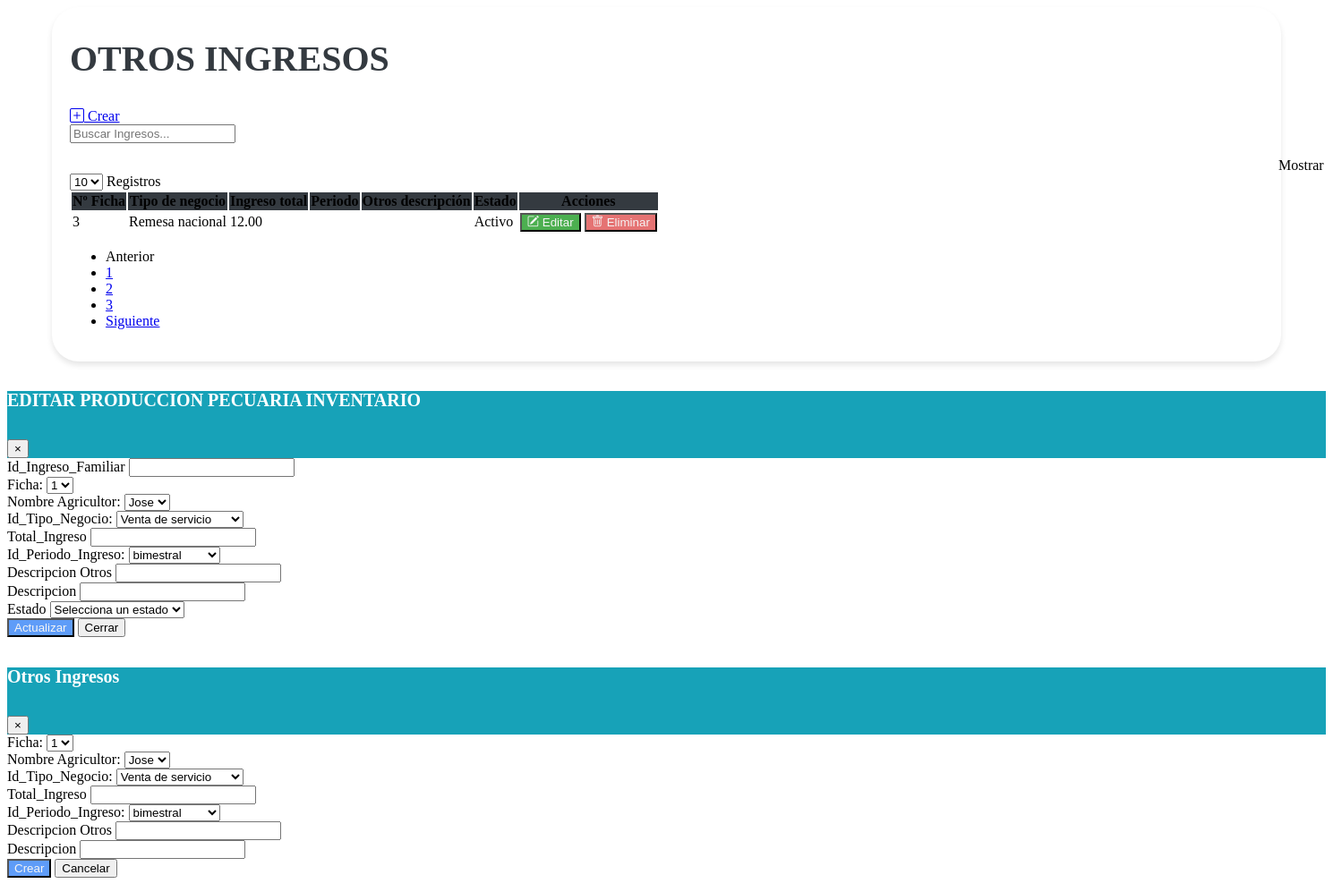
The app's page /vistas/Mantenimiento_Ingreso_Familiar.php, older data.
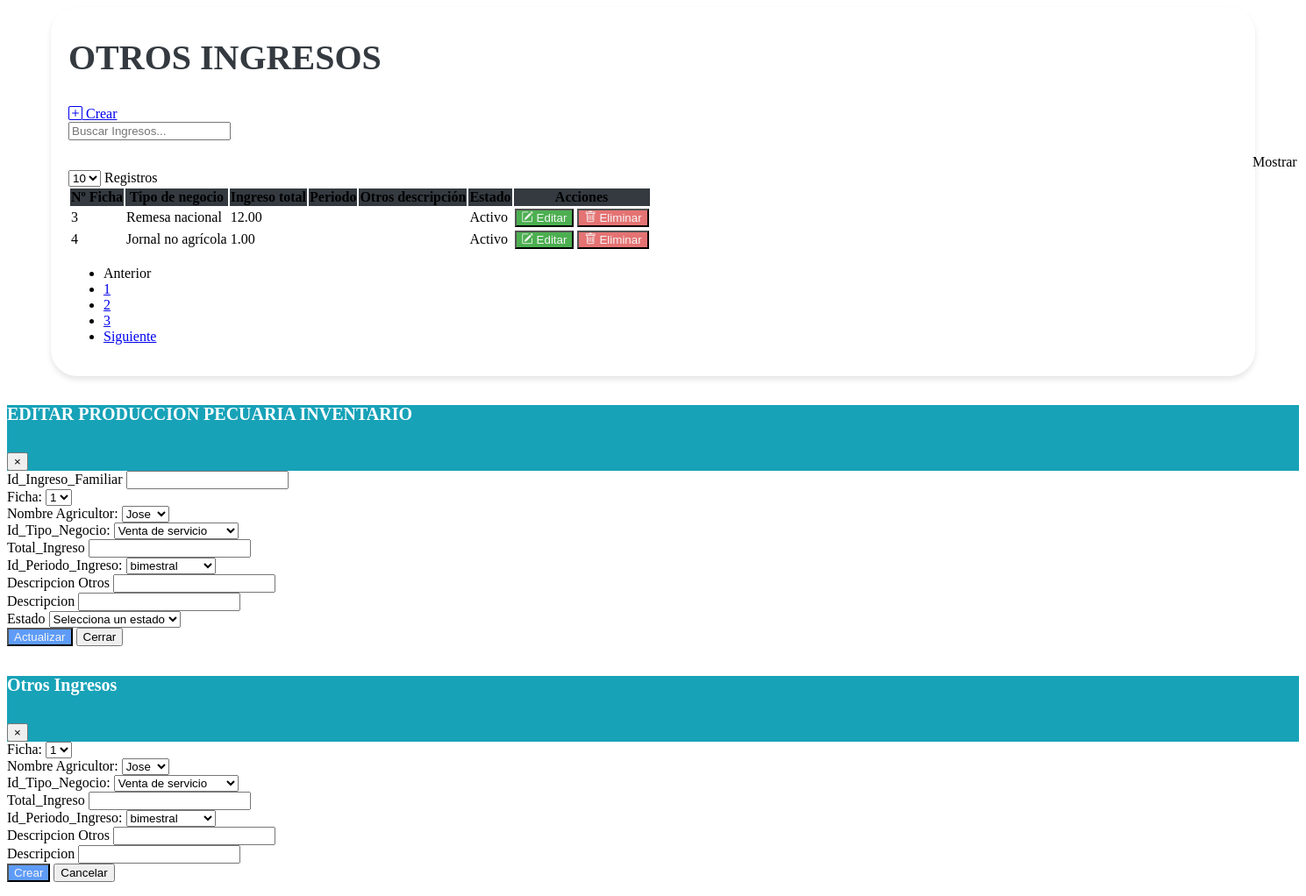
The same page, newer data.
### tables this page shows
CREATE TABLE `tbl_ingreso_familiar` (
  `Id_Ficha` bigint(20) DEFAULT NULL,
  `Id_Productor` bigint(20) DEFAULT NULL,
  `Id_Ingreso_Familiar` bigint(20) NOT NULL,
  `Id_Tipo_Negocio` bigint(20) DEFAULT NULL,
  `Total_Ingreso` decimal(10,2) DEFAULT NULL,
  `Id_Periodo_Ingreso` bigint(20) DEFAULT NULL,
  `Descripcion_Otros` varchar(255) DEFAULT NULL,
  `Descripcion` varchar(255) DEFAULT NULL,
  `Creado_Por` varchar(255) DEFAULT NULL,
  `Fecha_Creacion` timestamp NOT NULL DEFAULT current_timestamp(),
  `Modificado_Por` varchar(255) DEFAULT NULL,
  `Fecha_Modificacion` timestamp NOT NULL DEFAULT current_timestamp() ON UPDATE current_timestamp(),
  `estado` enum('A','I') DEFAULT 'A'
);

CREATE TABLE `tbl_tipo_negocios` (
  `id_tipo_negocio` bigint(20) NOT NULL,
  `tipo_negocio` varchar(255) DEFAULT NULL,
  `descripcion` text DEFAULT NULL,
  `creado_por` varchar(255) DEFAULT NULL,
  `fecha_creacion` timestamp NOT NULL DEFAULT current_timestamp() ON UPDATE current_timestamp(),
  `modificado_por` varchar(255) DEFAULT NULL,
  `fecha_modificacion` timestamp NOT NULL DEFAULT current_timestamp() ON UPDATE current_timestamp(),
  `estado` enum('A','I') DEFAULT NULL
);

### vistas/Mantenimiento_Ingreso_Familiar.php (the view, shortened to what the changed rows need)
<link href="https://cdn.jsdelivr.net/npm/bootstrap-icons@1.10.0/font/bootstrap-icons.css" rel="stylesheet">
<link rel="stylesheet" href="assets/css/estilos.css">
<div class="containertable">
    <div class="d-flex justify-content-between align-items-end mb-4">
        <div>
            <h1 class="poppins-font mb-2">OTROS INGRESOS</h1>
            <br>
        </div>
    </div>
    <div class="table-responsive">
        <table class="table table-hover">
            <thead class="table-dark text-center" style="background-color: #343A40;">
                <tr>
                    <th scope="col">Nº Ficha</th>
                    <th scope="col">Tipo de negocio</th>
                    <th scope="col">Ingreso total</th>
                    <th scope="col">Periodo</th>
                    <th scope="col">Otros descripción</th>
                    <th scope="col">Estado</th>
                    <th scope="col">Acciones</th>
                </tr>
            </thead>
            <tbody class="text-center">
                <?php
                include "../php/conexion_be.php";
                $sql = $conexion->query("SELECT
                F.id_ficha,
                P.primer_nombre,
                Pd.periodo,
                TN.tipo_negocio,
                IFR.*
            FROM
                tbl_ingreso_familiar IFR
                LEFT JOIN fichas F ON IFR.Id_Ficha = F.id_ficha
                LEFT JOIN tbl_productor P ON IFR.Id_Productor = P.id_productor
                LEFT JOIN tbl_periodicidad Pd ON IFR.Id_Periodo_Ingreso = Pd.id_periodo
                LEFT JOIN tbl_tipo_negocios TN ON IFR.Id_Tipo_Negocio = TN.id_tipo_negocio;
            ");
                while ($datos = $sql->fetch_object()) { ?>
                    <tr>
                        <td><?= $datos->Id_Ingreso_Familiar ?></td>
                        <td><?= $datos->tipo_negocio ?></td>
                        <td><?= $datos->Total_Ingreso ?></td>
                        <td><?= $datos->periodo ?></td>
                        <td><?= $datos->Descripcion_Otros ?></td>
                        <td><?php
                            if ($datos->estado == "A") {
                                echo '<span class="badge bg-success">Activo</span>';
                            } else {
                                echo '<span class="badge bg-danger">Inactivo</span>';
                            }
                            ?></td>
                        <td>
                            <button type="button" class="btn btn-editar" data-toggle="modal" data-target="#modalEditar" onclick="abrirModalEditar
                            ('<?= $datos->Id_Ingreso_Familiar ?>', '<?= $datos->Id_Ficha ?>', '<?= $datos->Id_Productor ?>', '<?= $datos->Id_Tipo_Negocio ?>', '<?= $datos->Total_Ingreso ?>', '<?= $datos->Id_Periodo_Ingreso ?>', '<?= $datos->Descripcion_Otros ?>', '<?= $datos->Descripcion ?>','<?= $datos->estado ?>')">
                                <i class="bi bi-pencil-square"></i>
                                Editar
                            </button>
                            <form id="deleteForm" method="POST" action="modelos/eliminar_ingreso_familiar.php" style="display: inline;">
                                <button type="submit" class="btn btn-eliminar">
                                    <i class="bi bi-trash"></i>
                                    Eliminar
                                </button>
                            </form>
                        </td>
                    </tr>
                <?php }
                ?>
            </tbody>
        </table>
    </div>
</div>

Row changes from the older to the newer data that the page shows:
added tbl_ingreso_familiar: Id_Ingreso_Familiar "4", Id_Tipo_Negocio.tipo_negocio "Jornal no agrícola", Total_Ingreso "1.00", estado "Activo"
